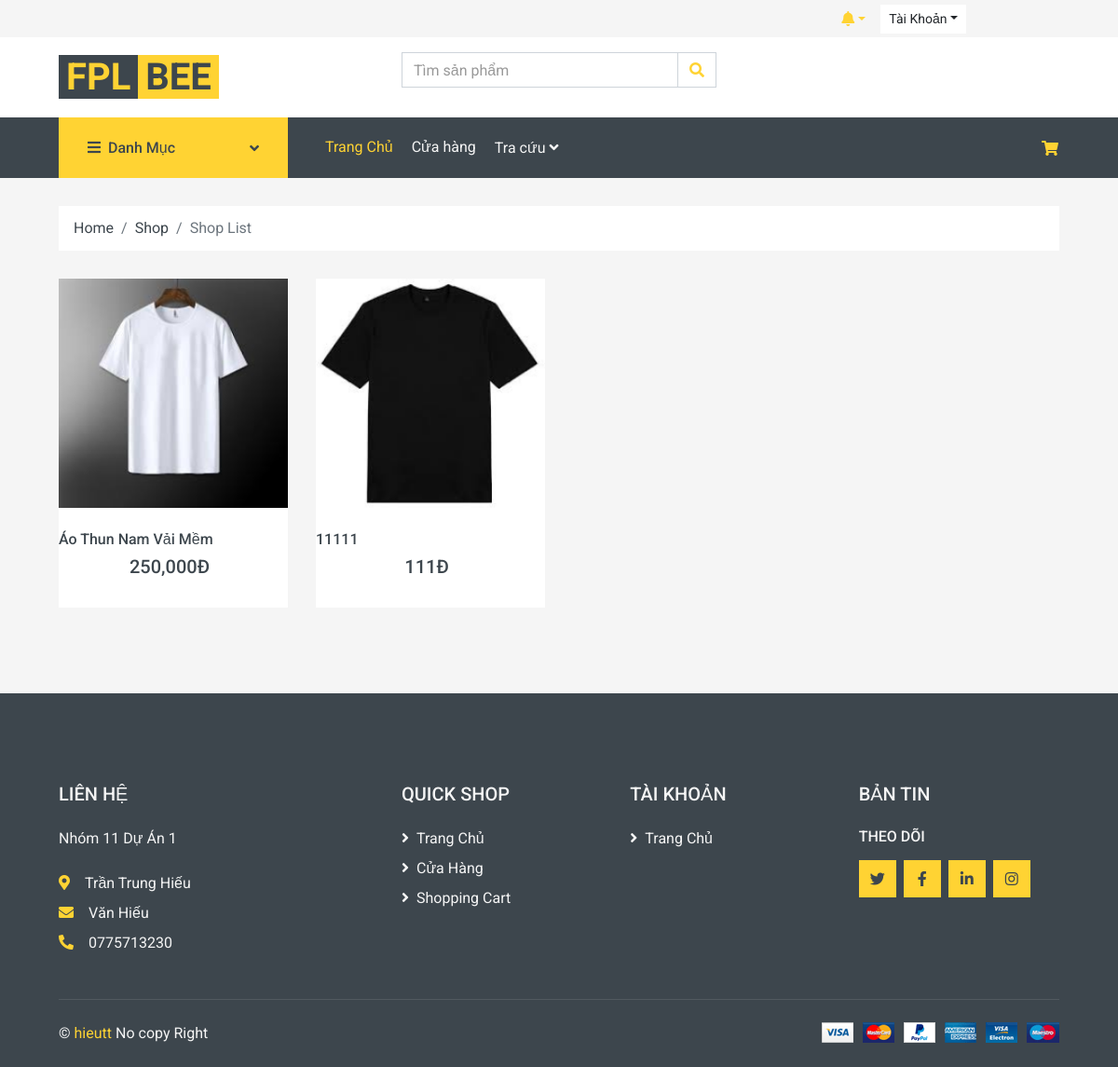
Screenshot of /?act=s&s=Áo Phông with the database file from the repository.
### tables this page shows
CREATE TABLE `products` (
  `product_id` int NOT NULL,
  `name` varchar(100) NOT NULL,
  `category_id` int DEFAULT NULL,
  `price` int NOT NULL,
  `gianhap` int NOT NULL,
  `stock_quantity` int NOT NULL,
  `status` enum('Available','Unavailable') NOT NULL DEFAULT 'Available',
  `comment` enum('0','1') NOT NULL DEFAULT '1',
  `image` varchar(255) NOT NULL,
  `Quantity_sold` int DEFAULT NULL,
  `mota` varchar(255) NOT NULL,
  `ngaynhap` datetime NOT NULL DEFAULT CURRENT_TIMESTAMP,
  `views` int NOT NULL
);

### controllers/shop/ShopController.php (called while the page is built, shortened)
<?php
class Shop_Control
{
    public $products;
    public function __construct()
    {
        $this->products = new products();
    }
    public function search_s()
    {
        if (isset($_GET['s'])) {
            $key = $_GET['s'];
        }
        $data_products = $this->products->search_by_cate($key);
        require_once "./views/s.php";
    }
}

### index.php (called while the page is built)
<?php
require_once "core/core.php";
?>
<?php
$act = $_GET['act'] ?? "home";
match($act){
    'home' => $app->home(),
    'register' =>$users->handerViewRegister(),
    'login' => $users->handerViewLogin(),
    'post_register' => $users->post_Register(),
    'check_login' => $users->login(),
    'logout' => $users->logout(),
    'admin'=> $app->admin(),
    'shop' => $shop->renderShop(),
    'shoping-Cart' => $shop->renderCart(),
    'shop-Pay' => $shop->handerPay(),
    'shop-Contact' => $shop->handerContact(),
    'post_comment' => $shop->post_comment(),
    'add_cp' => $shop->add_cp(),
    'info' => $customers->renderInfo(),
    'info_detail' =>$customers->render_Infodetail(),
    'insert_Info' =>$customers->hander_insert_info(),
    'update_Info' => $customers->hander_update_info(),
    'history_shop' => $customers->history_shop(),
    'detail' => $customers->detail_shoping_cart(),
    'cancel_shoping' => $customers->cancel_shoping(),
    'send-otp' => $customers->sendOtp(),
    'confirm_email' => $customers->confirm_email(),
    'action_history' => $customers->action_history(),
    'change_password' => $customers->change_password(),
    'post_change' => $customers->post_change(),
    'forgot_password' => $customers->forgot_password(),
    'products_detail' => $shop->products_detail(),
    'add-to-cart' => $shop->Add_to_Cart(),
    'update_quantity' => $shop->hander_update_quantity(),
    'apply_voucher' => $shop->apply_voucher(),
    'dathang' => $shop->dathang(),
    'delete_item_cart' => $shop->delete_select(),
    'search' => $shop->search(),
    's' => $shop -> search_s(),
    'filter_by' => $shop->filter_by(),
    'select_history_order'=> $shop->select_history_order(),
    'post_select_htr' => $shop->post_select_htr(),
    'detail_order' => $shop->detail_shoping(),
    'vnpay' => $shop->vnpay(),
    'create_payment' => $shop->create_payment(),
    'returnUrl' => $shop->returnUrl(),
    'check_stock'=>$shop->check_stock(),
    'fill_products' => $shop->fill_products(),
    'delete_rating' => $shop->delete_rating(),
    default => "Vui Lòng Kiểm Tra lại"
};

### models/database.php (called while the page is built, shortened)
<?php
class database{
    public function __construct()
    {
        $this->conn = new PDO("mysql:host=localhost;dbname=db_duan1","root","");
    }
}

### models/products.php (called while the page is built, shortened)
<?php
class products extends database {
    public function search_by_cate($categori){
        $sql = "SELECT categories.*, products.*,products.name as products_name FROM categories
         JOIN products ON categories.category_id = products.category_id WHERE categories.name = '$categori';";
        $stmt = $this->conn->query($sql);
        $stmt->execute();
        return $stmt->fetchAll();
    }
}

### views/s.php (the view, shortened to what this page needs)
<!DOCTYPE html>
<html lang="en">
<head>
    <link href="https://cdnjs.cloudflare.com/ajax/libs/font-awesome/5.10.0/css/all.min.css" rel="stylesheet">
    <link href="lib/animate/animate.min.css" rel="stylesheet">
    <link href="lib/owlcarousel/assets/owl.carousel.min.css" rel="stylesheet">
    <link href="css/style.css" rel="stylesheet">
</head>
<body>
   <?php require_once "menu/header.php"; ?>
    <div class="container-fluid">
        <div class="row px-xl-5">
            <div class="col-12">
                <nav class="breadcrumb bg-light mb-30">
                    <a class="breadcrumb-item text-dark" href="<?= BASE_URL?>">Home</a>
                    <a class="breadcrumb-item text-dark" href="?act=shop">Shop</a>
                    <span class="breadcrumb-item active">Shop List</span>
                </nav>
            </div>
        </div>
    </div>
    <div class="container-fluid">
        <div class="row px-xl-5">
            <?php if(empty($data_products)){
                echo "sản phẩm này tạm thời không có";
            }else{?>
            <div class="col-lg-12 col-md-8">
                <div class="row pb-3">
                   <?php foreach($data_products as $products){ ?>
                    <div class="col-lg-3 col-md-6 col-sm-6 pb-1">
                        <div class="product-item bg-light mb-4">
                            <div class="product-img position-relative overflow-hidden">
                                <img class="img-fluid w-100" src="<?= "./admin". $products['image'] ?>" alt="">
                                <div class="product-action">
                                </div>
                            </div>
                            <div class="text-center py-4">
                                <a class="h6 text-decoration-none text-truncate" href=""><?= $products['name'] ?></a>
                                <div class="d-flex align-items-center justify-content-center mt-2">
                                    <h5><?= number_format($products['price'])."Đ"; ?></h5><h6 class="text-muted ml-2"></h6>
                                </div>
                            </div>
                        </div>
                    </div>
                  <?php } ?>
                </div>
            </div>
           <?php } ?>
        </div>
    </div>
    <?php require_once "menu/footer.php"; ?>
</body>
</html>

### rows the page displays
products: image (picture), name "Áo Thun Nam Vải Mềm", price "250,000"
products: image (picture), name "11111", price "111"
